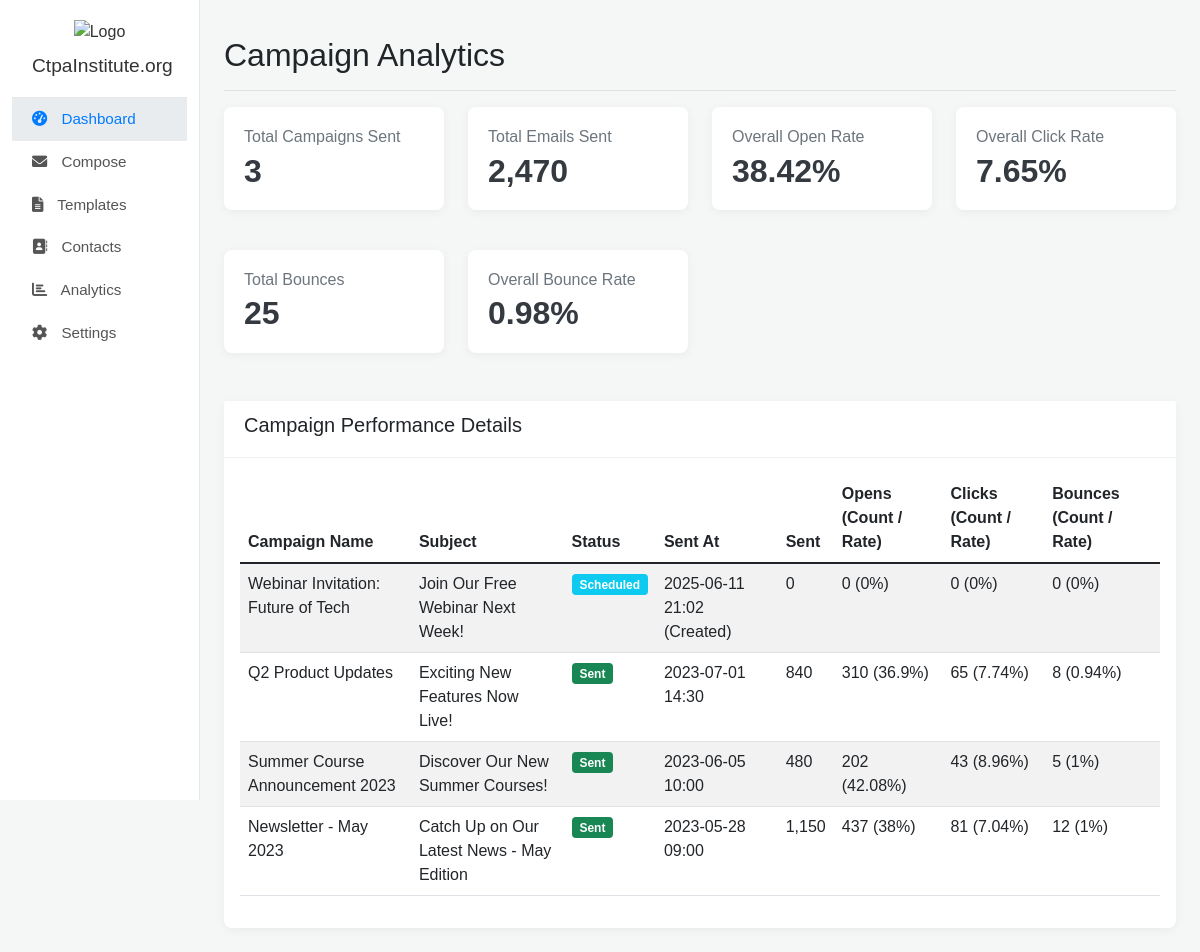
Page /analytics.php on the committed database.
### tables this page shows
CREATE TABLE IF NOT EXISTS campaigns (
    id INT AUTO_INCREMENT PRIMARY KEY,
    name VARCHAR(255) NOT NULL,
    subject VARCHAR(255),
    body_html TEXT,
    status VARCHAR(50) DEFAULT 'Draft',  
    created_at TIMESTAMP DEFAULT CURRENT_TIMESTAMP,
    scheduled_at TIMESTAMP NULL DEFAULT NULL,
    sent_at TIMESTAMP NULL DEFAULT NULL,
    total_recipients INT DEFAULT 0,
    successfully_sent INT DEFAULT 0,
    opens_count INT DEFAULT 0,
    clicks_count INT DEFAULT 0,
    bounces_count INT DEFAULT 0
);

### includes/analytics_functions.php (called while the page is built, shortened)
<?php
if (!function_exists('get_all_campaign_details_for_analytics')) {
    function get_all_campaign_details_for_analytics($conn) {
        $sql = "SELECT id, name, subject, status, sent_at, created_at, total_recipients, successfully_sent, opens_count, clicks_count, bounces_count
                FROM campaigns
                WHERE status != 'draft'
                ORDER BY COALESCE(sent_at, created_at) DESC";
        $result = $conn->query($sql);
        $campaigns_analytics = [];
        if ($result && $result->num_rows > 0) {
            while ($row = $result->fetch_assoc()) {
                $successfully_sent = (int)$row['successfully_sent'];
                $opens_count = (int)$row['opens_count'];
                $clicks_count = (int)$row['clicks_count'];
                $total_recipients = (int)$row['total_recipients'];
                $bounces_count = (int)$row['bounces_count'];
                $row['open_rate'] = ($successfully_sent > 0) ? round(($opens_count / $successfully_sent) * 100, 2) : 0;
                $row['click_rate'] = ($successfully_sent > 0) ? round(($clicks_count / $successfully_sent) * 100, 2) : 0;
                $row['bounce_rate'] = ($total_recipients > 0) ? round(($bounces_count / $total_recipients) * 100, 2) : 0;
                $campaigns_analytics[] = $row;
            }
        } elseif ($result === false) {
        }
        return $campaigns_analytics;
    }
}
if (!function_exists('get_overall_analytics_summary')) {
    function get_overall_analytics_summary($conn) {
        $sql = "SELECT
                    COUNT(id) as total_campaigns_processed, -- Renamed to avoid confusion with 'sent' status filter
                    SUM(total_recipients) as grand_total_recipients,
                    SUM(successfully_sent) as grand_total_successfully_sent,
                    SUM(opens_count) as grand_total_opens,
                    SUM(clicks_count) as grand_total_clicks,
                    SUM(bounces_count) as grand_total_bounces
                FROM campaigns
                WHERE status = 'sent'";
        $result = $conn->query($sql);
        $summary = [
            'total_campaigns_sent' => 0,
            'grand_total_recipients' => 0,
            'grand_total_successfully_sent' => 0,
            'grand_total_opens' => 0,
            'grand_total_clicks' => 0,
            'grand_total_bounces' => 0,
            'overall_open_rate' => 0,
            'overall_click_rate' => 0,
            'overall_bounce_rate' => 0,
        ];
        if ($result && $row = $result->fetch_assoc()) {
            $summary['total_campaigns_sent'] = (int)$row['total_campaigns_processed'];
            $summary['grand_total_recipients'] = (int)$row['grand_total_recipients'];
            $summary['grand_total_successfully_sent'] = (int)$row['grand_total_successfully_sent'];
            $summary['grand_total_opens'] = (int)$row['grand_total_opens'];
            $summary['grand_total_clicks'] = (int)$row['grand_total_clicks'];
            $summary['grand_total_bounces'] = (int)$row['grand_total_bounces'];
            if ($summary['grand_total_successfully_sent'] > 0) {
                $summary['overall_open_rate'] = round(($summary['grand_total_opens'] / $summary['grand_total_successfully_sent']) * 100, 2);
                $summary['overall_click_rate'] = round(($summary['grand_total_clicks'] / $summary['grand_total_successfully_sent']) * 100, 2);
            }
            if ($summary['grand_total_recipients'] > 0) {
                $summary['overall_bounce_rate'] = round(($summary['grand_total_bounces'] / $summary['grand_total_recipients']) * 100, 2);
            }
        } elseif ($result === false) {
        }
        return $summary;
    }
}
?>

### analytics.php (the view, shortened to what this page needs)
<?php
require_once 'includes/functions.php';
require_once 'includes/analytics_functions.php';
$summary_stats = [];
$campaign_details = [];
$error_message = '';
if (!isset($conn) || $conn === null) {
    $error_message = "Database connection failed. Please check configuration.";
} else {
    $summary_stats_default = [
        'total_campaigns_sent' => 0, 'grand_total_successfully_sent' => 0,
        'overall_open_rate' => 0, 'overall_click_rate' => 0
    ];
    $summary_stats = get_overall_analytics_summary($conn);
    if ($summary_stats === false || !is_array($summary_stats)) {
        $error_message = "An error occurred while fetching summary statistics.";
        $summary_stats = $summary_stats_default;
    } else {
        $summary_stats = array_merge($summary_stats_default, $summary_stats);
    }
    $campaign_details = get_all_campaign_details_for_analytics($conn);
}
?>
<?php include 'includes/header.php'; ?>
<?php include 'includes/sidebar.php'; ?>
<main class="col-md-9 ms-sm-auto col-lg-10 px-md-4">
    <div class="d-flex justify-content-between flex-wrap flex-md-nowrap align-items-center pt-3 pb-2 mb-3 border-bottom">
        <h1 class="h2">Campaign Analytics</h1>
    </div>
    <?php if (empty($error_message) && !empty($summary_stats)): ?>
    <div class="row mb-4">
        <div class="col-md-3">
            <div class="card stat-card">
                <div class="card-body">
                    <h5 class="card-title">Total Campaigns Sent</h5>
                    <h2 class="card-text"><?php echo number_format($summary_stats['total_campaigns_sent']); ?></h2>
                </div>
            </div>
        </div>
        <div class="col-md-3">
            <div class="card stat-card">
                <div class="card-body">
                    <h5 class="card-title">Total Emails Sent</h5>
                    <h2 class="card-text"><?php echo number_format($summary_stats['grand_total_successfully_sent']); ?></h2>
                </div>
            </div>
        </div>
        <div class="col-md-3">
            <div class="card stat-card">
                <div class="card-body">
                    <h5 class="card-title">Overall Open Rate</h5>
                    <h2 class="card-text"><?php echo htmlspecialchars($summary_stats['overall_open_rate']); ?>%</h2>
                </div>
            </div>
        </div>
        <div class="col-md-3">
            <div class="card stat-card">
                <div class="card-body">
                    <h5 class="card-title">Overall Click Rate</h5>
                    <h2 class="card-text"><?php echo htmlspecialchars($summary_stats['overall_click_rate']); ?>%</h2>
                </div>
            </div>
        </div>
         <div class="col-md-3 mt-3">
            <div class="card stat-card">
                <div class="card-body">
                    <h5 class="card-title">Total Bounces</h5>
                    <h2 class="card-text"><?php echo number_format($summary_stats['grand_total_bounces'] ?? 0); ?></h2>
                </div>
            </div>
        </div>
        <div class="col-md-3 mt-3">
            <div class="card stat-card">
                <div class="card-body">
                    <h5 class="card-title">Overall Bounce Rate</h5>
                    <h2 class="card-text"><?php echo htmlspecialchars($summary_stats['overall_bounce_rate'] ?? 0); ?>%</h2>
                </div>
            </div>
        </div>
    </div>
    <?php elseif (empty($error_message)): ?>
        <div class="alert alert-info">No summary statistics available yet. This may be because no campaigns have been marked as 'sent'.</div>
    <?php endif; ?>
    <?php if (empty($error_message)): ?>
    <div class="card">
        <div class="card-header">
            <h5>Campaign Performance Details</h5>
        </div>
        <div class="card-body">
            <div class="table-responsive">
                <table class="table table-striped table-hover">
                    <thead>
                        <tr>
                            <th>Campaign Name</th>
                            <th>Subject</th>
                            <th>Status</th>
                            <th>Sent At</th>
                            <th>Sent</th>
                            <th>Opens (Count / Rate)</th>
                            <th>Clicks (Count / Rate)</th>
                            <th>Bounces (Count / Rate)</th>
                        </tr>
                    </thead>
                    <tbody>
                        <?php if (!empty($campaign_details)): ?>
                            <?php foreach ($campaign_details as $campaign): ?>
                                <tr>
                                    <td><?php echo htmlspecialchars($campaign['name']); ?></td>
                                    <td><?php echo htmlspecialchars($campaign['subject']); ?></td>
                                    <td>
                                        <span class="badge bg-<?php
                                            switch (strtolower($campaign['status'])) {
                                                case 'sent': echo 'success'; break;
                                                case 'scheduled': echo 'info'; break;
                                            }
                                        ?>"><?php echo htmlspecialchars(ucfirst($campaign['status'])); ?></span>
                                    </td>
                                    <td><?php echo htmlspecialchars($campaign['sent_at'] ? date("Y-m-d H:i", strtotime($campaign['sent_at'])) : ($campaign['created_at'] ? date("Y-m-d H:i", strtotime($campaign['created_at'])) . ' (Created)' : 'N/A')); ?></td>
                                    <td><?php echo number_format($campaign['successfully_sent'] ?? 0); ?></td>
                                    <td><?php echo number_format($campaign['opens_count'] ?? 0); ?> (<?php echo htmlspecialchars($campaign['open_rate'] ?? 0); ?>%)</td>
                                    <td><?php echo number_format($campaign['clicks_count'] ?? 0); ?> (<?php echo htmlspecialchars($campaign['click_rate'] ?? 0); ?>%)</td>
                                    <td><?php echo number_format($campaign['bounces_count'] ?? 0); ?> (<?php echo htmlspecialchars($campaign['bounce_rate'] ?? 0); ?>%)</td>
                                </tr>
                            <?php endforeach; ?>
                        <?php else: ?>
                            <tr>
                                <td colspan="8" class="text-center">No campaign data available for detailed analytics (e.g., no campaigns are 'sent', 'archived', 'failed' etc.).</td>
                            </tr>
                        <?php endif; ?>
                    </tbody>
                </table>
            </div>
        </div>
    </div>
    <?php endif;  ?>
</main>
        </div>
    </div>
</body>
</html>

### public/css/styles.css (style rules this page uses)
body { font-family: 'Arial', sans-serif; background-color: #f4f7f6; }
main { padding-top: 20px; }
.stat-card { border: none; border-radius: 8px; box-shadow: 0 2px 10px rgba(0,0,0,0.05); }
.stat-card .card-body { padding: 20px; }
.stat-card .card-title { font-size: 1rem; color: #6c757d; margin-bottom: 5px; }
.stat-card .card-text { font-size: 2rem; font-weight: bold; color: #343a40; }
.card { border-radius: 8px; box-shadow: 0 2px 10px rgba(0,0,0,0.05); border: none; margin-bottom: 1.5rem; }
.card-header { background-color: #fff; border-bottom: 1px solid #f0f0f0; font-weight: bold; padding: 0.75rem 1.25rem; }

### rows in the picture
campaigns: name "Webinar Invitation: Future of Tech", subject "Join Our Free Webinar Next Week!", status "Scheduled", sent_at+created_at "2025-06-11 21:02 (Created)", successfully_sent "0", opens_count "0", open_rate "0", clicks_count "0", click_rate "0", bounces_count "0", bounce_rate "0"
campaigns: name "Q2 Product Updates", subject "Exciting New Features Now Live!", status "Sent", sent_at "2023-07-01 14:30", successfully_sent "840", opens_count "310", open_rate "36.9", clicks_count "65", click_rate "7.74", bounces_count "8", bounce_rate "0.94"
campaigns: name "Summer Course Announcement 2023", subject "Discover Our New Summer Courses!", status "Sent", sent_at "2023-06-05 10:00", successfully_sent "480", opens_count "202", open_rate "42.08", clicks_count "43", click_rate "8.96", bounces_count "5", id "1"
campaigns: name "Newsletter - May 2023", subject "Catch Up on Our Latest News - May Edition", status "Sent", sent_at "2023-05-28 09:00", successfully_sent "1,150", opens_count "437", open_rate "38", clicks_count "81", click_rate "7.04", bounces_count "12", bounce_rate "1"

### other values in the picture
$display_company_name "CtpaInstitute.org"
$summary_stats['total_campaigns_sent'] "3"
$summary_stats['grand_total_successfully_sent'] "2,470"
$summary_stats['overall_open_rate'] "38.42"
$summary_stats['overall_click_rate'] "7.65"
$summary_stats['grand_total_bounces'] "25"
$summary_stats['overall_bounce_rate'] "0.98"
